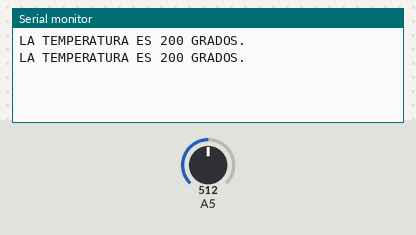
The sketch below on a simulated Arduino Uno, built with avr-gcc and run on an emulated ATmega328P. Parts: the last lines printed to the serial monitor. The inputs (shaded band) are chosen by the test bench; at power-on: A5 = 512.

Above: at 1.8 s.
1.9 s: A5 set to 716
At 2.8 s:
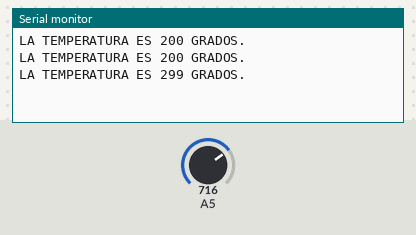
3.4 s: A5 set to 900
At 4.8 s:
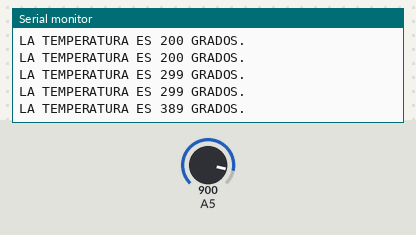
Timing chart, 0 to 6.4 s (numbered marks = the images above; inputs shaded):
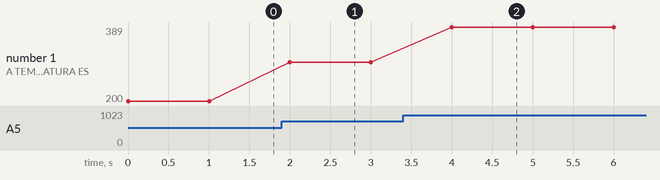

Measured:
- after the input at 1.9 s, the serial monitor: prints a new line after 0.10 s (image 1)
- after the input at 3.4 s, the serial monitor: prints a new line after 0.60 s (image 2)
- plotted number 1: 200 → 299 after the input at 1.9 s, 299 → 389 after the input at 3.4 s

The sketch:

arduino_2.ino
```cpp
void setup() {
  pinMode(A5,INPUT);
  Serial.begin(9600);

}

void loop() {
  int temperatura = -40 + 0.488155 * (analogRead(A5) -  20); //medir la T° n grados C°
  Serial.print("LA TEMPERATURA ES ");
  Serial.print(temperatura);
   Serial.println(" GRADOS.");
delay(1000);

}
```
